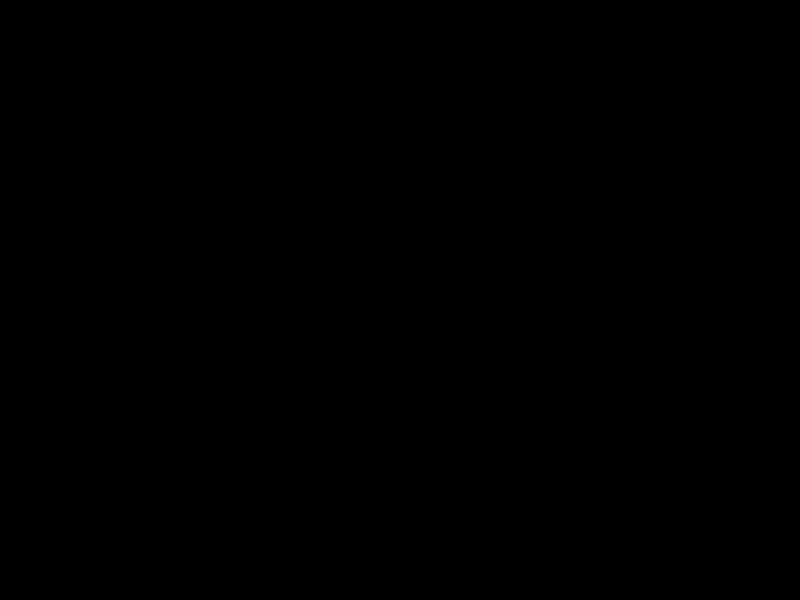
Frame 1 (no input)
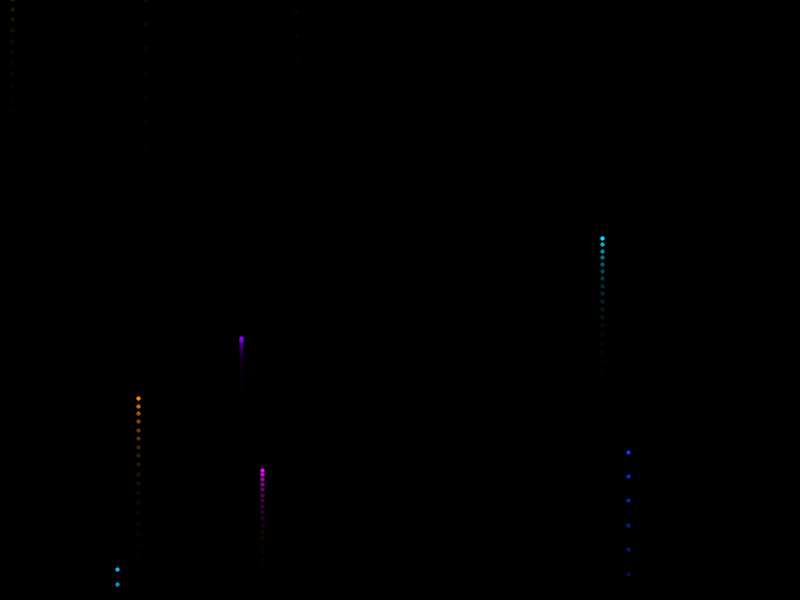
Frame 60 (the mouse pressed at the canvas centre just before this capture)
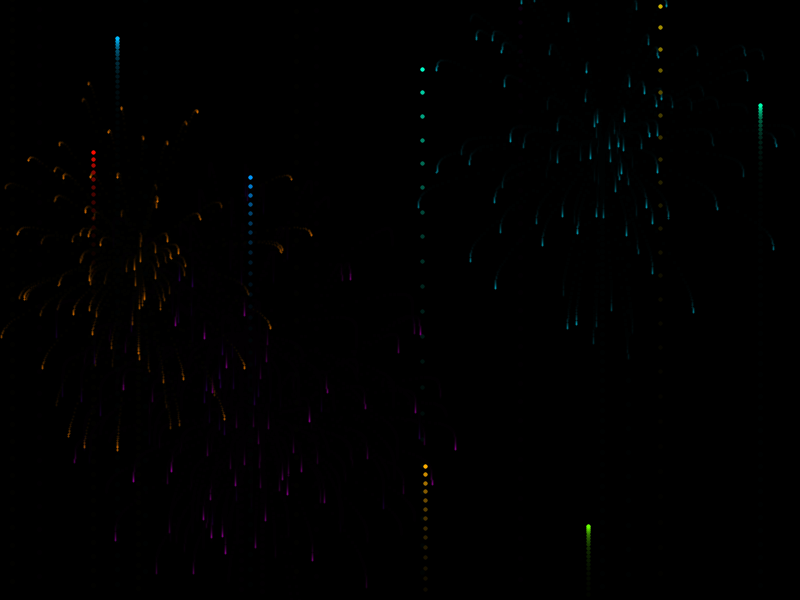
Frame 120 (the mouse held since frame 60 and released just before this capture)

The Processing sketch that drew these frames (run headless with seeded random() and noise(); from frame 60 on, the mouse is pressed at the canvas centre):

// Processing sketch: fireworks
// ── fireworks.pde
PVector gravity;
ArrayList<Firework> fireworks;

void setup() {
  size(800, 600);
 //   fullScreen();
  colorMode(HSB);
  stroke(255);
  strokeWeight(4);
  gravity = new PVector(0, 0.2);
  fireworks = new ArrayList<Firework>();
  background(0);

}

void draw() {

  ArrayList<Integer> removeIndex = new ArrayList<Integer>();

  if (random(1) < 0.15)
    fireworks.add(new Firework());

  fill(0, 50);
  noStroke();
  rect(0, 0, width, height);
  for (Firework f : fireworks)
  {
    f.update();
    f.show();


    if (f.done())
    {
      removeIndex.add(fireworks.indexOf(f));
    }
  }

  for (int i = removeIndex.size() - 1; i>=0; i--)
  {
    fireworks.remove((int)removeIndex.get(i));
  }
}
// ── Firework.pde


class Firework {
  Particle firework;
  Boolean exploded;
  float hu;

  ArrayList<Particle> particles;

  Firework() {
    hu = random(255);
    firework = new Particle(random(width), height, false, hu);
    particles = new ArrayList<Particle>();
    exploded = false;
  }

  Boolean done()
  {
    return(particles.size() <=0 && exploded);
    //return exploded;//(exploded && particles.size() == 0);
  }

  void update() 
  {
    ArrayList<Integer> removeIndex = new ArrayList<Integer>();

    for (Particle p : particles)
    {
      p.applyForce(gravity);
      p.update();
      if (p.done()) {
        //remove p
        removeIndex.add(particles.indexOf(p));
      }
    }

    for (int i = removeIndex.size() - 1; i>=0; i--)
    {
      particles.remove((int)removeIndex.get(i));
    }


    if (!exploded)
    {
      firework.applyForce(gravity);
      firework.update();
      firework.show();

      if (firework.vel.y >= 0)
      {
        exploded = true;
        Explode();
      }
    }
  }


  void Explode()
  {
    for (int i=0; i<100; i++)
    {
      particles.add(new Particle(firework.pos.x, firework.pos.y, true, hu));
    }
  }

  void show() {
    if (!exploded) {
      firework.show();
    }
    for (Particle p : particles)
    {
      p.show();
    }
  }
}
// ── Particle.pde

class Particle {
  PVector pos;
  PVector vel;
  PVector acc;
  Boolean firework;
  float lifespan;
  float hu;

  Particle(float x, float y, Boolean exploder,float hu)
  {
    this.pos = new PVector(x, y);
    this.acc = new PVector(0, 0);
    this.hu = hu;
    this.firework = !exploder;
    lifespan = random(100, 255);

    if (!exploder)
      this.vel = new PVector(0, random(-30, -5)); 
    else
    {
      this.vel = PVector.random2D();
      this.vel.mult(random(2, 50));
    }
  }

  Boolean done()
  {
    return lifespan<=0?true:false;
  }

  void applyForce(PVector force) {
    acc.add(force);
  }

  void update() {

    if (!firework)
    {
      this.vel.mult(0.8);
      lifespan -= 4;
    }

    vel.add(acc);
    pos.add(vel);
    acc.mult(0);
  }

  void show() {
    if (!firework)
    {
      strokeWeight(2);
      stroke(hu,255,255, lifespan);
    } else {
      strokeWeight(4);
      stroke(hu,255,255,255);
    }
    point(pos.x, pos.y);
  }
}
